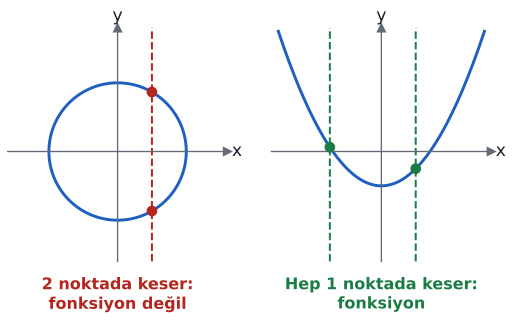

The script that drew this image:
import sys; sys.path.insert(0, "tools")
from cizim import *

# Sol: x² + y² = 4 çemberi; x = 1 doğrusu iki noktada keser (y = ±√3) → fonksiyon değil.
# Sağ: y = x²/2 − 1; her düşey doğru bir kez keser → fonksiyon.
fig, eks = plt.subplots(1, 2, figsize=(6.5, 3.6))
ax = eks[0]; eksenler(ax, (-3.2, 3.2), (-3.2, 3.6)); ax.set_aspect("equal")
ax.set_xticks([]); ax.set_yticks([])
t = np.linspace(0, 2 * np.pi, 300); ax.plot(2 * np.cos(t), 2 * np.sin(t), color=MAVI)
ax.axvline(1, color=KIRMIZI, ls="--", lw=1.5)
nokta(ax, 1, np.sqrt(3), renk=KIRMIZI); nokta(ax, 1, -np.sqrt(3), renk=KIRMIZI)
ax.text(0.5, -0.06, "2 noktada keser:\nfonksiyon değil", transform=ax.transAxes, ha="center", va="top", color=KIRMIZI, fontsize=12, fontweight="bold")
ax = eks[1]; eksenler(ax, (-3.2, 3.2), (-3.2, 3.6)); ax.set_aspect("equal")
ax.set_xticks([]); ax.set_yticks([])
x = np.linspace(-3, 3, 200); ax.plot(x, x ** 2 / 2 - 1, color=MAVI)
for xv in (-1.5, 1):
    ax.axvline(xv, color=YESIL, ls="--", lw=1.5)
    nokta(ax, xv, xv ** 2 / 2 - 1, renk=YESIL)
ax.text(0.5, -0.06, "Hep 1 noktada keser:\nfonksiyon", transform=ax.transAxes, ha="center", va="top", color=YESIL, fontsize=12, fontweight="bold")
fig.subplots_adjust(wspace=0.2)
kaydet(fig, __file__)
